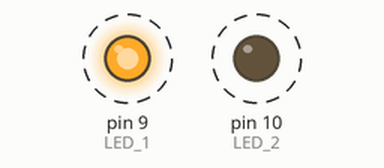
Simulated run of this sketch. Board: Arduino Uno, built with avr-gcc and run on an emulated ATmega328P. Parts: output pins drawn as LEDs (lit = HIGH). Dashed ring = blinking.

Above: at 0.2 s.
Timing chart, 0 to 3.0 s (numbered marks = the images above):
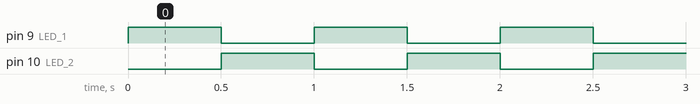

The sketch:

T2_alternating_starter.ino
```cpp
// T2_alternating_starter.ino
// Tier 2 starter sketch for the "alternating" pattern choice in Project 1.
//
// This is a Channel A Level 2 starter sketch — the student uploads it as-is
// first, then uses Claude Code to modify it to match their own design choices.
//
// Before asking Claude Code to help you change this sketch, first fill in
// three things on your task card:
//   (a) What I want to happen: [describe the behaviour you want]
//   (b) What's currently happening: [describe what the sketch does now]
//   (c) What I've tried: [what you've already looked at or considered]
// Then ask Claude Code. The (a)(b)(c) discipline is not optional — it is
// how Channel A Level 2 works in this program.
//
// Easy things to change (try one at a time, upload after each change):
//   - BLINK_DELAY_MS — change 500 to 250 for faster, or 1000 for slower
//   - LED_1 and LED_2 pin numbers — if you rewire to different pins
//   - Swap the HIGH and LOW in the loop to invert which LED is on first
//
// Wiring (same as Tier 1 Milestones 3 and 5):
//   - LED 1: long leg --> 220 Ω --> pin 9; short leg --> GND
//   - LED 2: long leg --> 220 Ω --> pin 10; short leg --> GND

const int LED_1 = 9;
const int LED_2 = 10;
const int BLINK_DELAY_MS = 500;

void setup() {
  pinMode(LED_1, OUTPUT);
  pinMode(LED_2, OUTPUT);
}

void loop() {
  digitalWrite(LED_1, HIGH);
  digitalWrite(LED_2, LOW);
  delay(BLINK_DELAY_MS);

  digitalWrite(LED_1, LOW);
  digitalWrite(LED_2, HIGH);
  delay(BLINK_DELAY_MS);
}
```

Measured:
- by itself, pin 9 (LED_1), pin 10 (LED_2): alternates HIGH for 0.50 s and LOW for 0.50 s
